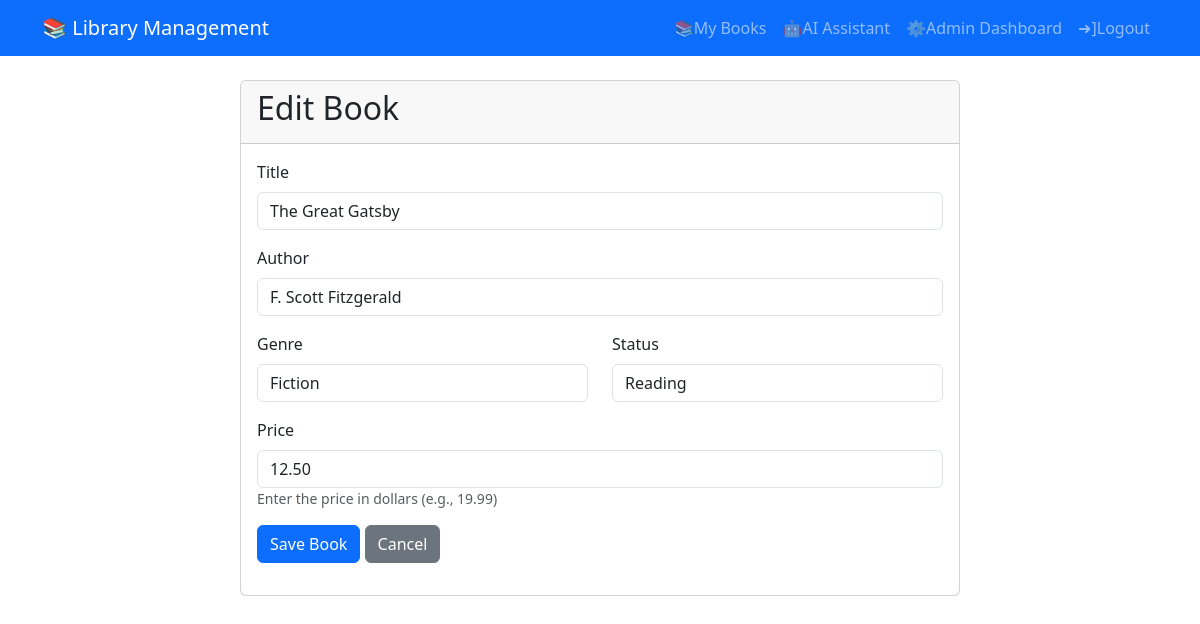
Page /book/1/edit (signed in) on the committed database.
### models.py (models this page shows, shortened)
class Book(db.Model):
    id = db.Column(db.Integer, primary_key=True)
    title = db.Column(db.String(100), nullable=False)
    author = db.Column(db.String(100), nullable=False)
    genre = db.Column(db.String(50), nullable=False)
    status = db.Column(db.String(20), nullable=False, default='To Read')
    price = db.Column(db.Float, default=0.0)
    date_added = db.Column(db.DateTime, nullable=False, default=datetime.utcnow)
    user_id = db.Column(db.Integer, db.ForeignKey('user.id'), nullable=False) #foreign key to User model

### app.py (the view)
@app.route('/book/<int:book_id>/edit', methods=['GET', 'POST'])
@login_required
def edit_book(book_id):
    book = Book.query.get_or_404(book_id)
    if book.owner != current_user and not current_user.is_admin:
        abort(403)
    form = BookForm()
    if form.validate_on_submit():
        book.title = form.title.data
        book.author = form.author.data
        book.genre = form.genre.data
        book.status = form.status.data
        book.price = form.price.data
        db.session.commit()
        flash(f'"{book.title}" has been updated!', 'success')
        if current_user.is_admin and book.owner != current_user:
            return redirect(url_for('admin_dashboard'))
        return redirect(url_for('books_page'))
    elif request.method == 'GET':
        form.title.data = book.title
        form.author.data = book.author
        form.genre.data = book.genre
        form.status.data = book.status
        form.price.data = book.price
    return render_template('book_form.html',
                          title= book.title,
                          form=form,
                          legend='Edit Book',
                          book=book)

### app.py (called while the page is built)
@login_manager.user_loader
def load_user(user_id):
    return User.query.get(int(user_id))

### templates/book_form.html (shortened to what this page needs)
{% extends "base.html" %}
{% block content %}
<div class="container mt-4">
    <div class="row justify-content-center">
        <div class="col-md-8">
            <div class="card">
                <div class="card-header">
                    <h2>{{ legend }}</h2>
                </div>
                <div class="card-body">
                    <form method="POST" action="">
                        <div class="mb-3">
                            {{ form.title.label(class="form-label") }}
                            {% if form.title.errors %}
                                {{ form.title(class="form-control is-invalid") }}
                                <div class="invalid-feedback">
                                    {% for error in form.title.errors %}
                                        <span>{{ error }}</span>
                                    {% endfor %}
                                </div>
                            {% else %}
                                {{ form.title(class="form-control", placeholder="e.g., The Great Gatsby") }}
                            {% endif %}
                        </div>
                        <div class="mb-3">
                            {{ form.author.label(class="form-label") }}
                            {% if form.author.errors %}
                                {{ form.author(class="form-control is-invalid") }}
                                <div class="invalid-feedback">
                                    {% for error in form.author.errors %}
                                        <span>{{ error }}</span>
                                    {% endfor %}
                                </div>
                            {% else %}
                                {{ form.author(class="form-control", placeholder="e.g., F. Scott Fitzgerald") }}
                            {% endif %}
                        </div>
                        <div class="row">
                            <div class="col-md-6 mb-3">
                                {{ form.genre.label(class="form-label") }}
                                {% if form.genre.errors %}
                                    {{ form.genre(class="form-control is-invalid") }}
                                    <div class="invalid-feedback">
                                        {% for error in form.genre.errors %}
                                            <span>{{ error }}</span>
                                        {% endfor %}
                                    </div>
                                {% else %}
                                    {{ form.genre(class="form-control") }}
                                {% endif %}
                            </div>
                            <div class="col-md-6 mb-3">
                                {{ form.status.label(class="form-label") }}
                                {% if form.status.errors %}
                                    {{ form.status(class="form-control is-invalid") }}
                                    <div class="invalid-feedback">
                                        {% for error in form.status.errors %}
                                            <span>{{ error }}</span>
                                        {% endfor %}
                                    </div>
                                {% else %}
                                    {{ form.status(class="form-control") }}
                                {% endif %}
                            </div>
                        </div>
                        <div class="mb-3">
                            {{ form.price.label(class="form-label") }}
                            {% if form.price.errors %}
                                {{ form.price(class="form-control is-invalid") }}
                                <div class="invalid-feedback">
                                    {% for error in form.price.errors %}
                                        <span>{{ error }}</span>
                                    {% endfor %}
                                </div>
                            {% else %}
                                {{ form.price(class="form-control", placeholder="0.00") }}
                            {% endif %}
                            <small class="form-text text-muted">Enter the price in dollars (e.g., 19.99)</small>
                        </div>
                        <div class="mb-3">
                            {{ form.submit(class="btn btn-primary") }}
                            {% if book is defined and current_user.is_admin %}
                                <a href="{{ url_for('admin_dashboard') }}" class="btn btn-secondary">Cancel</a>
                            {% else %}
                                <a href="{{ url_for('books_page') }}" class="btn btn-secondary">Cancel</a>
                            {% endif %}
                        </div>
                    </form>
                </div>
            </div>
        </div>
    </div>
</div>
{% endblock content %}

### rows in the picture
Book: title "The Great Gatsby", author "F. Scott Fitzgerald", genre "Fiction", status "Reading", price "12.50"

### other values in the picture
{{ legend }} "Edit Book"
